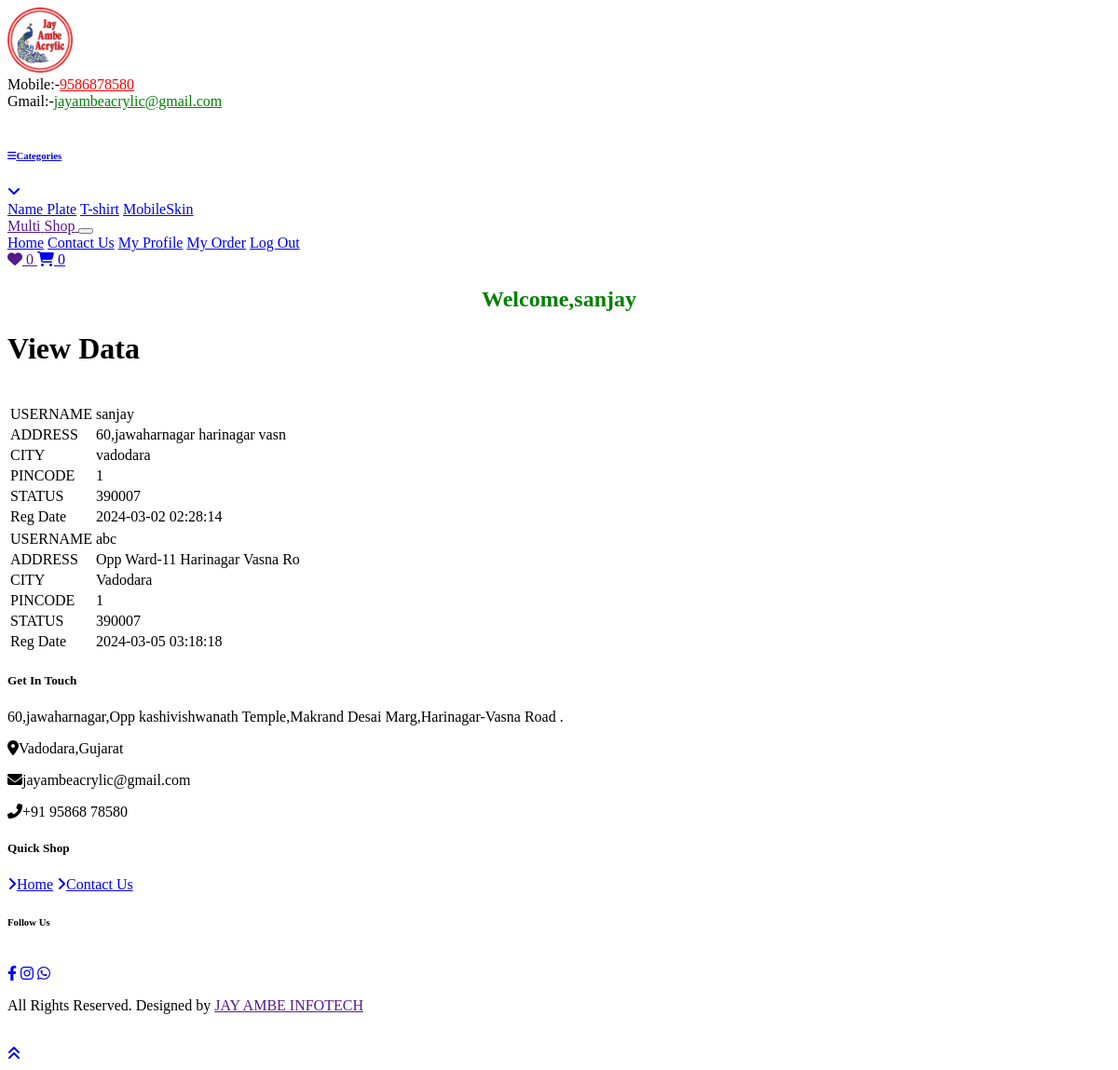
The page /viewuser.php (signed in) on the database its author committed.
### tables this page shows
CREATE TABLE `tblbuyer` (
  `id` int(11) NOT NULL,
  `firstname` varchar(30) DEFAULT NULL,
  `middlename` varchar(30) DEFAULT NULL,
  `lastname` varchar(30) DEFAULT NULL,
  `mobileno` decimal(10,0) DEFAULT NULL,
  `email` varchar(30) DEFAULT NULL,
  `photo` varchar(500) DEFAULT NULL,
  `city` varchar(30) DEFAULT NULL,
  `pincode` decimal(10,0) DEFAULT NULL,
  `address` varchar(30) DEFAULT NULL,
  `birth` varchar(10) DEFAULT NULL,
  `gender` varchar(30) DEFAULT NULL,
  `username` varchar(30) DEFAULT NULL,
  `password` varchar(30) DEFAULT NULL,
  `status` int(2) DEFAULT NULL,
  `cdate` datetime DEFAULT NULL
);

### viewuser.php (the view, shortened to what this page needs)
<?php
 include('topheader.php');
?>
	<div class="col-md-12">
	 <h1>View Data</h1><br>
  <?php
  include('dbcon.php');
  $sql="SELECT * FROM `tblbuyer`";
  $result=mysqli_query($con,$sql);
  while($line=mysqli_fetch_array($result))
   {
    echo "<table class=\"table table-hover table-striped\">";
	echo "</tr><tr ><td>USERNAME</td>";
    echo "<td>";
    echo $line['username'];
    echo "</td>";
    echo "<tr ><td>ADDRESS</td>";
    echo "<td>";
    echo $line['address'];
    echo "</td>";
    echo "</tr><tr ><td>CITY</td>";
    echo "<td>";
    echo $line['city'];
    echo "</td>";
    echo "</tr><tr ><td>PINCODE</td>";
    echo "<td>";
    echo $line['status'];
    echo "</td>";
	 echo "</tr><tr ><td>STATUS</td>";
    echo "<td>";
    echo $line['pincode'];
    echo "</td>";
    echo "</tr><tr ><td>Reg Date</td>";
    echo "<td>";
    echo $line['cdate'];
    echo "</td>";
    echo "</tr>";
    echo "</table>";
   }
  ?>
  </div>
 <?php
 include('footer.php');
?>

### topheader.php (shortened to what this page needs)
<!DOCTYPE html>
<html lang="en">
<head>
    <link href="https://cdnjs.cloudflare.com/ajax/libs/font-awesome/5.10.0/css/all.min.css" rel="stylesheet">
    <link href="lib/animate/animate.min.css" rel="stylesheet">
    <link href="lib/owlcarousel/assets/owl.carousel.min.css" rel="stylesheet">
    <link href="css/style.css" rel="stylesheet">
</head>
<body>
    <div class="container-fluid">
        <div class="row bg-secondary py-1 px-xl-5">
            <div class="col-lg-6 d-none d-lg-block">
                <div class="d-inline-flex align-items-center h-100">
                    <a class="sidebar-brand d-flex align-items-center justify-content-center" href="home.php">
						<div class="sidebar-brand-icon mt-2">
							<img src="jayambelogo.png" height="70px" width="70px">
						</div>
					</a>
                </div>
            </div>
            <div class="col-lg-6 text-center text-lg-right">
                <div>
						Mobile:-<a href="tel:+919586878580" style="color:red">9586878580</a><br>
				</div>
				<div>
						Gmail:-<a href="mailto:jayambeacrylic@gmail.com" style="color:green">jayambeacrylic@gmail.com</a>
                </div>
            </div>
        </div>
    </div>
    <div class="container-fluid bg-dark mb-30">
        <div class="row px-xl-5">
            <div class="col-lg-3 d-none d-lg-block">
                <a class="btn d-flex align-items-center justify-content-between bg-primary w-100" data-toggle="collapse" href="#navbar-vertical" style="height: 65px; padding: 0 30px;">
                    <h6 class="text-dark m-0"><i class="fa fa-bars mr-2"></i>Categories</h6>
                    <i class="fa fa-angle-down text-dark"></i>
                </a>
                <nav class="collapse position-absolute navbar navbar-vertical navbar-light align-items-start p-0 bg-light" id="navbar-vertical" style="width: calc(100% - 30px); z-index: 999;">
                    <div class="navbar-nav w-100">
                        <a href="acrylic.php" class="nav-item nav-link">Name Plate</a>
                        <a href="tshirt.php" class="nav-item nav-link">T-shirt</a>
						<a href="mobileskin.php" class="nav-item nav-link">MobileSkin</a>
                    </div>
                </nav>
            </div>
            <div class="col-lg-9">
                <nav class="navbar navbar-expand-lg bg-dark navbar-dark py-3 py-lg-0 px-0">
                    <a href="" class="text-decoration-none d-block d-lg-none">
                        <span class="h1 text-uppercase text-dark bg-light px-2">Multi</span>
                        <span class="h1 text-uppercase text-light bg-primary px-2 ml-n1">Shop</span>
                    </a>
                    <button type="button" class="navbar-toggler" data-toggle="collapse" data-target="#navbarCollapse">
                    </button>
                    <div class="collapse navbar-collapse justify-content-between" id="navbarCollapse">
                        <div class="navbar-nav mr-auto py-0">
                            <a href="home.php" class="nav-item nav-link active">Home</a>
                            <a href="contactus.php" class="nav-item nav-link">Contact Us</a>
                            <a href="manageuser.php" class="nav-item nav-link">My Profile</a>
                           <a href="orderdata.php" class="nav-item nav-link">My Order</a>
                            <a href="logout.php" class="nav-item nav-link">Log Out</a>
                        </div>
                        <div class="navbar-nav ml-auto py-0 d-none d-lg-block">
                            <a href="" class="btn px-0">
                                <i class="fas fa-heart text-primary"></i>
                                <span class="badge text-secondary border border-secondary rounded-circle" style="padding-bottom: 2px;">0</span>
                            </a>
                            <a href="mycart.php" class="btn px-0 ml-3">
                                <i class="fas fa-shopping-cart text-primary"></i>
                                <span class="badge text-secondary border border-secondary rounded-circle" style="padding-bottom: 2px;">
									<?php
									include('dbcon.php');
									$name=$_SESSION['user'];
									  $sql="SELECT * FROM `tblmcart` where `username`='$name' and `status`=1";
									  $result=mysqli_query($con,$sql);
									 $count=mysqli_num_rows($result);
									  echo "$count";
									?>
								</span>
                            </a>
                        </div>
                    </div>
                </nav>
            </div>
        </div>
    </div>
<center>
			<?php
						$name=$_SESSION['user'];
						if(!empty($name))
						{
						echo "<h2 style=\"color:green;font-family:bankgothic;\">Welcome,$name</h2>";
						}
						else
						{
							header("Location:login.php");
						}
			?>
</center>

### footer.php (shortened to what this page needs)
    <link href="https://cdnjs.cloudflare.com/ajax/libs/font-awesome/5.10.0/css/all.min.css" rel="stylesheet">
	<link rel="stylesheet" href="https://cdnjs.cloudflare.com/ajax/libs/font-awesome/6.2.1/css/all.min.css" />
    <link href="lib/animate/animate.min.css" rel="stylesheet">
    <link href="lib/owlcarousel/assets/owl.carousel.min.css" rel="stylesheet">
    <link href="css/style.css" rel="stylesheet">
    <div class="container-fluid bg-dark text-secondary mt-5 pt-5">
        <div class="row px-xl-5 pt-5">
            <div class="col-lg-4 col-md-12 mb-5 pr-3 pr-xl-5">
                <h5 class="text-secondary text-uppercase mb-4">Get In Touch</h5>
                <p class="mb-4">60,jawaharnagar,Opp kashivishwanath Temple,Makrand Desai Marg,Harinagar-Vasna Road .</p>
                <p class="mb-2"><i class="fa fa-map-marker-alt text-primary mr-3"></i>Vadodara,Gujarat</p>
                <p class="mb-2"><i class="fa fa-envelope text-primary mr-3"></i>jayambeacrylic@gmail.com</p>
                <p class="mb-0"><i class="fa fa-phone-alt text-primary mr-3"></i>+91 95868 78580</p>
            </div>
            <div class="col-lg-8 col-md-12">
                <div class="row">
                    <div class="col-md-4 mb-5">
                        <h5 class="text-secondary text-uppercase mb-4">Quick Shop</h5>
                        <div class="d-flex flex-column justify-content-start">
                            <a class="text-secondary mb-2" href="home.php"><i class="fa fa-angle-right mr-2"></i>Home</a>
                            <a class="text-secondary" href="contactus.php"><i class="fa fa-angle-right mr-2"></i>Contact Us</a>
                        </div>
                    </div>
                    <div class="col-md-4 mb-5">
                        <h6 class="text-secondary text-uppercase mt-4 mb-3">Follow Us</h6>
                        <div class="d-flex">
                            <a class="btn btn-primary btn-square mr-2" href="https://www.facebook.com/profile.php?id=61551704828647"><i class="fab fa-facebook-f"></i></a>
                            <a class="btn btn-primary btn-square mr-2" href="https://www.instagram.com/jayambeacrylic/"><i class="fab fa-instagram"></i></a>
							<a class="btn btn-primary btn-square " href="https:/wa.me/919586878580" target="_blank" class="whatsapp_float"><i class="fa-brands fa-whatsapp whatsapp-icon"></i></a>
                        </div>
                    </div>
                </div>
            </div>
        </div>
        <div class="row border-top mx-xl-5 py-4" style="border-color: rgba(256, 256, 256, .1) !important;">
            <div class="col-md-6 px-xl-0">
                <p class="mb-md-0 text-center text-md-left text-secondary">
                     All Rights Reserved. Designed
                    by
                    <a class="text-primary" href="">JAY AMBE INFOTECH</a>
                </p>
            </div>
            <div class="col-md-6 px-xl-0 text-center text-md-right">
            </div>
        </div>
    </div>
	<a href="#" class="btn btn-primary back-to-top"><i class="fa fa-angle-double-up"></i></a>
</body>
</html>

### style.css (style rules this page uses)
.whatsapp-icon { margin-top: 16px; }

### rows shown on the page
tblbuyer: username "sanjay", address "60,jawaharnagar harinagar vasn", city "vadodara", status "1", pincode "390007", cdate "2024-03-02 02:28:14"
tblbuyer: username "abc", address "Opp Ward-11 Harinagar Vasna Ro", city "Vadodara", status "1", pincode "390007", cdate "2024-03-05 03:18:18"

### other values the page prints
$count "0"
$name "sanjay"
